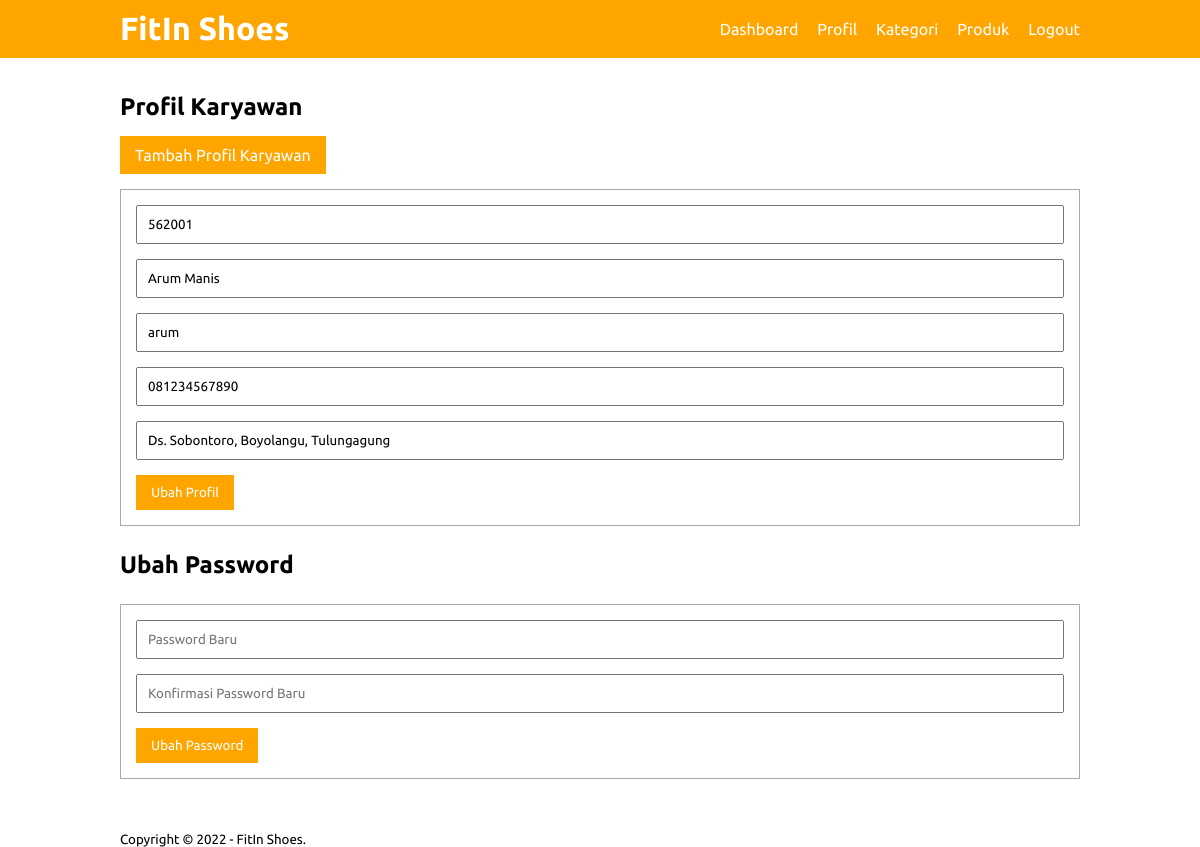
/profil.php (signed in), run on the app's committed database.
### tables this page shows
CREATE TABLE `karyawan` (
  `id_karyawan` int(11) NOT NULL,
  `id_owner` int(11) NOT NULL,
  `nama_karyawan` varchar(30) NOT NULL,
  `no_telp` varchar(12) NOT NULL,
  `alamat` varchar(50) NOT NULL,
  `password` varchar(50) NOT NULL,
  `username` varchar(50) DEFAULT NULL
);

### profil.php (the view, shortened to what this page needs)
<?php
    include 'db.php';
    $query = mysqli_query($connect, "SELECT * FROM karyawan WHERE id_karyawan = '".$_SESSION['id']."' ");
    $data = mysqli_fetch_object($query);
?>
<!DOCTYPE html>
<html lang="en">
<head>
</head>
<body>
    <header>
        <div class="container">
        <h1><a href="dashboard.php">FitIn Shoes</a></h1>
        <ul>
            <li><a href="dashboard.php">Dashboard</a></li>
            <li><a href="profil.php">Profil</a></li>
            <li><a href="kategori.php">Kategori</a></li>
            <li><a href="produk.php">Produk</a></li>
            <li><a href="logout.php">Logout</a></li>
        </ul>
        </div>
    </header>
    <div class="section">
        <div class="container">
            <h3>Profil Karyawan</h3>
            <a href="tambah_karyawan.php" class ="button">Tambah Profil Karyawan</a>
            <div class="box">
                <form action="" method="POST">
                    <input type="text" name="id" placeholder="ID Karyawan" class="input-control" value="<?php echo $data->id_karyawan ?>" required>
                    <input type="text" name="nama" placeholder="Nama Lengkap" class="input-control" value="<?php echo $data->nama_karyawan ?>" required>
                    <input type="text" name="user" placeholder="Username" class="input-control" value="<?php echo $data->username ?>" required>
                    <input type="text" name="no_telp" placeholder="No. Telepon" class="input-control" value="<?php echo $data->no_telp ?>" required>
                    <input type="text" name="alamat" placeholder="Alamat" class="input-control" value="<?php echo $data->alamat?>" required>
                    <input type="submit" name="submit" value="Ubah Profil" class="button">
                </form>
            </div>
            <h3>Ubah Password</h3>
            <div class="box">
                <form action="" method="POST">
                    <input type="password" name="pass1" placeholder="Password Baru" class="input-control" required>
                    <input type="password" name="pass2" placeholder="Konfirmasi Password Baru" class="input-control" required>
                    <input type="submit" name="ubah_password" value="Ubah Password" class="button">
                </form>
            </div>
        </div>
    </div>
    <footer>
        <div class="container">
            <small>Copyright &copy; 2022 - FitIn Shoes.</small>
        </div>
    </footer>
</body>
</html>

### CSS/style.css (style rules this page uses)
* { padding: 0; margin: 0; font-family: 'Ubuntu', sans-serif; }
a { color: inherit; text-decoration: none; }
.input-control { width: 100%; padding: 10px; margin-bottom: 15px; box-sizing: border-box; }
.button { padding: 10px 15px; background-color: orange; color: #fff; border: none; cursor: pointer; }
header { background-color: orange; color: #fff; }
header h1 { float: left; padding: 10px 0; }
header ul { float: right; }
header ul li { display: inline-block; }
header ul li a { padding: 20px 0 20px 15px; display: inline-block; }
footer { padding: 0; }
.container { width: 80%; margin: 0% auto; }
.container:after { content: ''; display: block; clear: both; }
.section { padding: 25px 0; }
.box { background-color: #fff; border: 1px solid darkgray; padding: 15px; box-sizing: border-box; margin: 25px 0 25px 0; }
.box:after { content: ''; display: block; clear: both; }
h3 { font-size : x-large; margin: 10px 0 25px 0; }

### data on the page
karyawan: id "562001", nama "Arum Manis", user "arum", no_telp "081234567890", alamat "Ds. Sobontoro, Boyolangu, Tulungagung"
